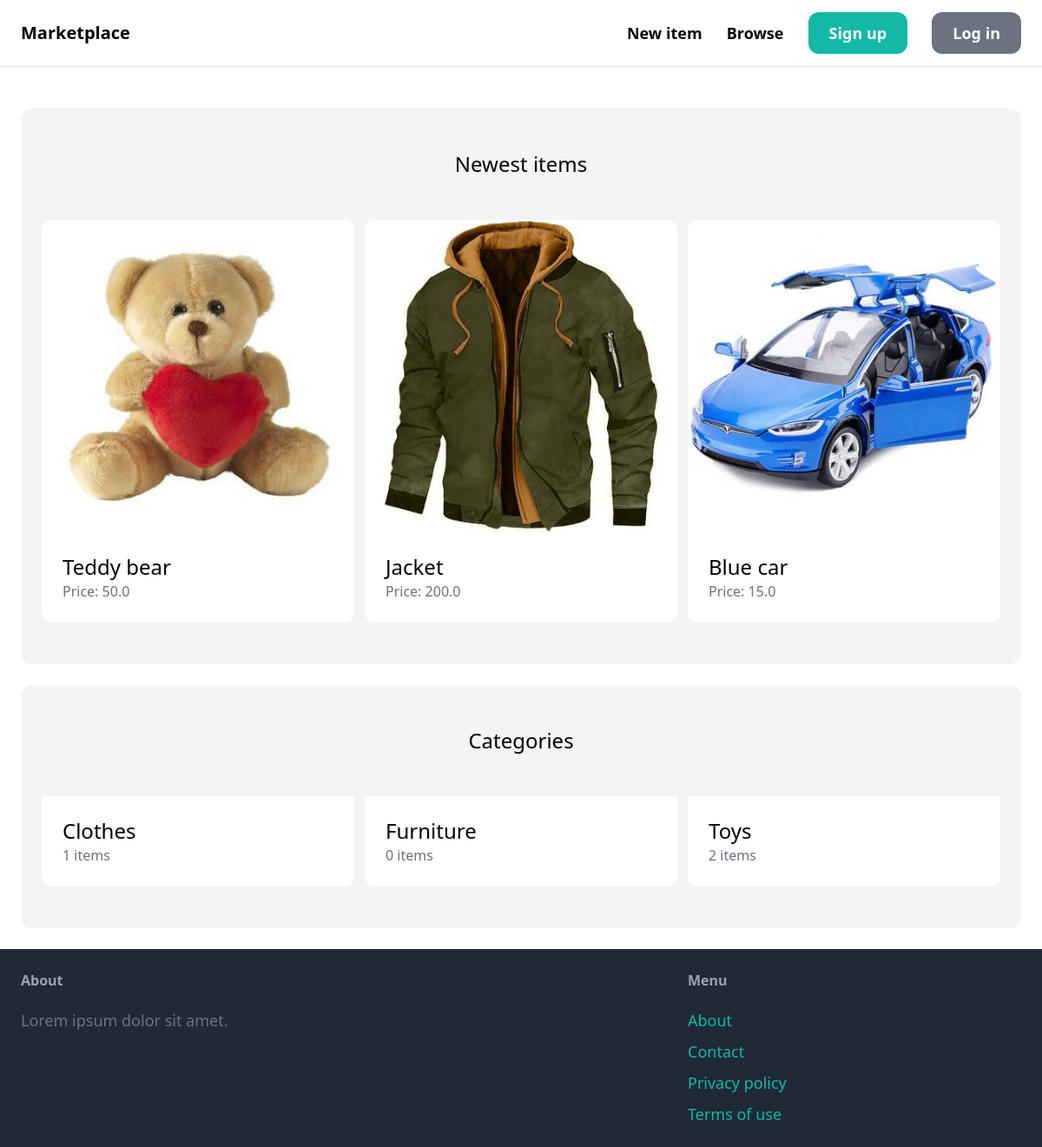
The page / on the database its author committed.
### item/models.py (models this page shows, shortened)
class Item(models.Model):
    category = models.ForeignKey(
        Category, related_name='items', on_delete=models.CASCADE)
    name = models.CharField(max_length=255)
    description = models.TextField(blank=True, null=True)
    price = models.FloatField()
    image = models.ImageField(upload_to='item_images', blank=True, null=True)
    is_sold = models.BooleanField(default=False)
    created_by = models.ForeignKey(
        User, related_name='items', on_delete=models.CASCADE)
    created_at = models.DateTimeField(auto_now_add=True)

class Category(models.Model):
    name = models.CharField(max_length=255)
    class Meta:
        ordering = ('name',)
        verbose_name_plural = 'Categories'

### core/views.py (the view)
# urls.py: path('', index, name='index'),
def index(request):
    items = Item.objects.filter(is_sold=False)[0:6]
    categories = Category.objects.all()
    ctx = {
        'items': items,
        'categories': categories
    }
    return render(request, 'core/index.html', ctx)

### core/templates/core/index.html (shortened to what this page needs)
{% extends 'core/base.html' %}
{% block content %}
<div class="mt-6 px-6 py-12 bg-gray-100 rounded-xl">
    <h2 class="mb-12 text-2xl text-center">Newest items</h2>
    <div class="grid grid-cols-3 gap-3">
        {% for item in items %}
        <div>
            <a href="{% url 'item:detail' item.id %}">
                <div>
                    <img src="{{ item.image.url }}" class="rounded-t-xl">
                </div>
                <div class="p-6 bg-white rounded-b-xl">
                    <h2 class="text-2xl">{{ item.name }}</h2>
                    <p class="text-gray-500">Price: {{ item.price }}</p>
                </div>
            </a>
        </div>
        {% endfor %}
    </div>
</div>
<div class="mt-6 px-6 py-12 bg-gray-100 rounded-xl">
    <h2 class="mb-12 text-2xl text-center">Categories</h2>
    <div class="grid grid-cols-3 gap-3">
        {% for category in categories %}
        <div>
            <a href="#">
                <div class="p-6 bg-white rounded-b-xl">
                    <h2 class="text-2xl">{{ category.name }}</h2>
                    <p class="text-gray-500">{{ category.items.count }} items</p>
                </div>
            </a>
        </div>
        {% endfor %}
    </div>
</div>
</div>
{% endblock %}

### core/templates/core/base.html (shortened to what this page needs)
<!DOCTYPE html>
<html lang="en">
<head>
    <script src="https://cdn.tailwindcss.com"></script>
</head>
<body>
    <nav class="py-6 px-6 flex justify-between items-center border-b border-gray-200">
        <a href="/" class="text-xl font-semibold">Marketplace</a>
        <div class="space-x-6">
            <a href="#" class="text-lg font-semibold hover:text-gray-500">New item</a>
            <a href="#" class="text-lg font-semibold hover:text-gray-500">Browse</a>
            <a href="#" class="px-6 py-3 text-lg font-semibold bg-teal-500 text-white rounded-xl hover:bg-teal-700">Sign
                up</a>
            <a href="#" class="px-6 py-3 text-lg font-semibold bg-gray-500 text-white rounded-xl hover:bg-gray-700">Log
                in</a>
        </div>
    </nav>
    <div class="px-6 py-6">
        {% block content %}
        {% endblock %}
    <footer class="py-6 px-6 flex justify-between bg-gray-800">
        <div class="w-2/3 pr-10">
            <h3 class="mb-5 font-semibold text-gray-400">About</h3>
            <p class="text-lg text-gray-500">Lorem ipsum dolor sit amet.</p>
        </div>
        <div class="w-1/3">
            <h3 class="mb-5 font-semibold text-gray-400">Menu</h3>
            <ul class="space-y-2">
                <li><a href="#" class="text-lg text-teal-500 hove:text-teal-700">About</a></li>
                <li><a href="{% url 'contact' %}" class="text-lg text-teal-500 hove:text-teal-700">Contact</a></li>
                <li><a href="#" class="text-lg text-teal-500 hove:text-teal-700">Privacy policy</a></li>
                <li><a href="#" class="text-lg text-teal-500 hove:text-teal-700">Terms of use</a></li>
            </ul>
        </div>
    </footer>
</body>
</html>

### rows shown on the page
Item: image (picture), name "Teddy bear", price "50.0"
Item: image (picture), name "Jacket", price "200.0"
Item: image (picture), name "Blue car", price "15.0"
Category: name "Clothes", items.count "1"
Category: name "Furniture", items.count "0"
Category: name "Toys", items.count "2"
